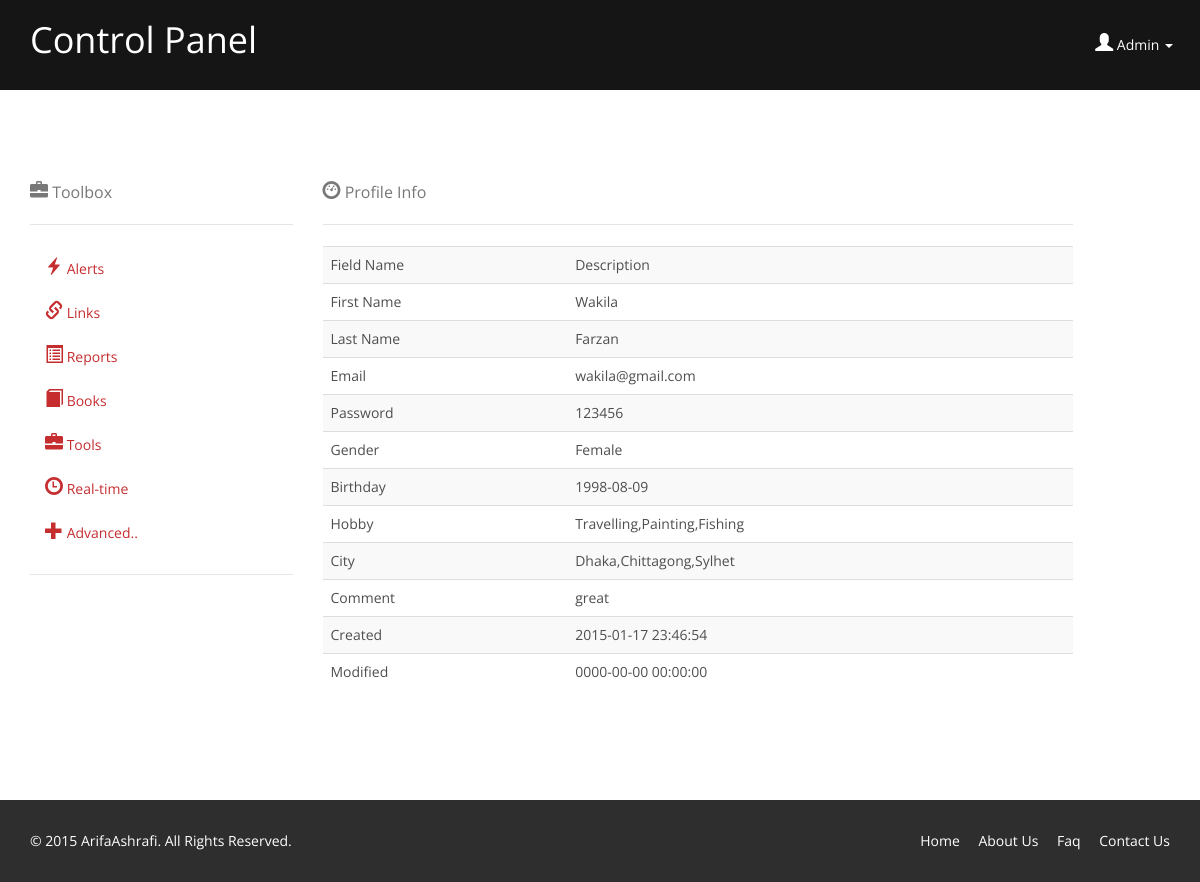
Screenshot of /view.php?id=3 with the database file from the repository.
### tables this page shows
CREATE TABLE IF NOT EXISTS `registration` (
  `id` int(11) NOT NULL AUTO_INCREMENT,
  `first_name` varchar(255) NOT NULL,
  `last_name` varchar(255) NOT NULL,
  `email` varchar(50) NOT NULL,
  `password` varchar(50) NOT NULL,
  `gender` varchar(50) NOT NULL,
  `bday` date NOT NULL,
  `hobby` varchar(255) NOT NULL,
  `city` varchar(255) NOT NULL,
  `comment` text NOT NULL,
  `created` datetime NOT NULL,
  `modified` datetime NOT NULL,
  PRIMARY KEY (`id`)
);

### view.php (the view, shortened to what this page needs)
<?php
$id = $_GET['id'];
$link = mysqli_connect("localhost",
    "root",
    "allah@03",
    "project");
$query = "select * from registration WHERE id = $id";
$result = mysqli_query($link, $query);
?>
<!DOCTYPE html>
<html lang="en">
<head>
    <link href="css/bootstrap.min.css" rel="stylesheet">
    <link rel="stylesheet" type="text/css" href="css/bootstrap1.min.css">
    <link rel="stylesheet" type="text/css" href="css/bootstrap2.min.css">
    <link rel="stylesheet" type="text/css" href="css/styles.css">
    <link href="css/font-awesome.min.css" rel="stylesheet">
    <link href="css/animate.min.css" rel="stylesheet">
    <link href="css/prettyPhoto.css" rel="stylesheet">
    <link href="css/main.css" rel="stylesheet">
    <link href="css/responsive.css" rel="stylesheet">
</head>
<body >
<div id="top-nav" class="navbar navbar-inverse navbar-static-top">
    <div class="container">
        <div class="navbar-header">
            <a class="navbar-brand" href="#">Control Panel</a>
        </div>
        <div class="navbar-collapse collapse">
            <ul class="nav navbar-nav navbar-right">
                <li class="dropdown">
                    <a class="dropdown-toggle" role="button" data-toggle="dropdown" href="#">
                        <i class="glyphicon glyphicon-user"></i> Admin <span class="caret"></span></a>
                </li>
            </ul>
        </div>
    </div>
</div>
<section class="container">
<div class="row">
    <div class="col-sm-3">
        <h3><i class="glyphicon glyphicon-briefcase"></i> Toolbox</h3>
        <hr>
        <ul class="nav nav-stacked">
            <li><a href="javascript:;"><i class="glyphicon glyphicon-flash"></i> Alerts</a></li>
            <li><a href="javascript:;"><i class="glyphicon glyphicon-link"></i> Links</a></li>
            <li><a href="javascript:;"><i class="glyphicon glyphicon-list-alt"></i> Reports</a></li>
            <li><a href="javascript:;"><i class="glyphicon glyphicon-book"></i> Books</a></li>
            <li><a href="javascript:;"><i class="glyphicon glyphicon-briefcase"></i> Tools</a></li>
            <li><a href="javascript:;"><i class="glyphicon glyphicon-time"></i> Real-time</a></li>
            <li><a href="javascript:;"><i class="glyphicon glyphicon-plus"></i> Advanced..</a></li>
        </ul>
        <hr>
    </div>
    <div class="col-md-8">
        <h3><i class="glyphicon glyphicon-dashboard"></i> Profile Info</h3>
        <hr>
        <table class="table table-striped">
            <tr>
                <td>Field Name</td>
                <td>Description</td>
            </tr>
            <?php
            foreach($result as $row) {
                ?>
                <tr>
                    <td>First Name</td>
                    <td><?php echo $row['first_name'] ?></td>
                </tr>
                <tr>
                    <td>Last Name</td>
                    <td><?php echo $row['last_name'] ?></td>
                </tr>
                <tr>
                    <td>Email</td>
                    <td><?php echo $row['email'] ?></td>
                </tr>
                <tr>
                    <td>Password</td>
                    <td><?php echo $row['password'] ?></td>
                </tr>
                <tr>
                    <td>Gender</td>
                    <td><?php echo $row['gender'] ?></td>
                </tr>
                <tr>
                    <td>Birthday</td>
                    <td><?php echo $row['bday'] ?></td>
                </tr>
                <tr>
                    <td>Hobby</td>
                    <td><?php echo $row['hobby'] ?></td>
                </tr>
                <tr>
                    <td>City</td>
                    <td><?php echo $row['city'] ?></td>
                </tr>
                <tr>
                    <td>Comment</td>
                    <td><?php echo $row['comment'] ?></td>
                </tr>
                <tr>
                    <td>Created</td>
                    <td><?php echo $row['created'] ?></td>
                </tr>
                <tr>
                    <td>Modified</td>
                    <td><?php echo $row['modified'] ?></td>
                </tr>
            <?php
            }
            ?>
        </table>
    </div>
</div>
</section>
<footer id="footer" class="midnight-blue">
    <div class="container">
        <div class="row">
            <div class="col-sm-6">
                &copy; 2015 <a target="_blank" href="http://shapebootstrap.net/" title="Free Twitter Bootstrap WordPress Themes and HTML templates">ArifaAshrafi</a>. All Rights Reserved.
            </div>
            <div class="col-sm-6">
                <ul class="pull-right">
                    <li><a href="#">Home</a></li>
                    <li><a href="#">About Us</a></li>
                    <li><a href="#">Faq</a></li>
                    <li><a href="#">Contact Us</a></li>
                </ul>
            </div>
        </div>
    </div>
</footer>
</body>
</html>

### css/styles.css (style rules this page uses)
.navbar-static-top { margin-bottom:20px; }
i { font-size:18px; }
footer { margin-top:20px; padding-top:20px; padding-bottom:20px; background-color:#efefef; }

### css/main.css (style rules this page uses)
body { background: #fff; font-family: 'Open Sans', sans-serif; color:#4e4e4e; line-height: 22px; }
h1, h2, h3, h4, h5, h6 { font-weight: 600; font-family: 'Open Sans', sans-serif; color:#4e4e4e; }
h3 { font-size: 16px; color: #787878; font-weight: 400; line-height: 24px; }
a { color: #c52d2f; -webkit-transition: color 300ms, background-color 300ms; -moz-transition: color 300ms, background-color 300ms; -o-transition: color 300ms, background-color 300ms; transition: color 300ms, background-color 300ms; }
hr { border-top: 1px solid #e5e5e5; border-bottom: 1px solid #fff; }
body > section { padding: 70px 0; }
.navbar>.container .navbar-brand { margin-left: 0; }
.navbar-brand { padding: 0; margin:0; }
.navbar { border-radius: 0; margin-bottom: 0; background: #151515; padding: 15px 0; padding-bottom: 0; }
.navbar-nav { margin-top: 12px; }
.navbar-nav>li { margin-left: 35px; padding-bottom: 28px; }
.navbar-inverse .navbar-nav > li > a { padding: 5px 12px; margin: 0; border-radius: 3px; color: #fff; line-height: 24px; display: inline-block; }
.navbar-inverse { border: none; }
.navbar-inverse .navbar-brand { font-size: 36px; line-height: 50px; color: #fff; }
.navbar-inverse .navbar-collapse, .navbar-inverse .navbar-form { border-top: 0; padding-bottom: 0; }
.nav-stacked>li+li { margin-top: 0; }
#footer { padding-top: 30px; padding-bottom: 30px; color: #fff; background: #2e2e2e; }
#footer a { color: #fff; }
#footer ul { list-style: none; padding: 0; margin: 0; }
#footer ul > li { display: inline-block; margin-left: 15px; }

### rows the page displays
registration: first_name "Wakila", last_name "Farzan", email "wakila@gmail.com", password "123456", gender "Female", bday "1998-08-09", hobby "Travelling,Painting,Fishing", city "Dhaka,Chittagong,Sylhet", comment "great", created "2015-01-17 23:46:54", modified "0000-00-00 00:00:00"
